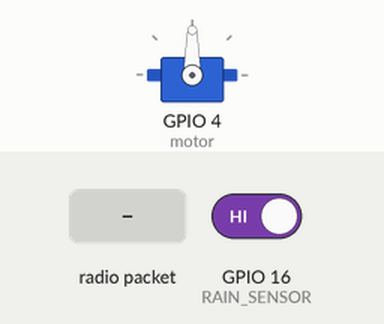
Simulated run of this sketch. Board: ESP32. On the bench: servo. The test bench sets the inputs (shaded band); at power-on: GPIO 16 (RAIN_SENSOR) HIGH. WiFi joins after 1.5 s; servers stay silent unless stated; no radio packets arrive unless stated; what the sketch prints to the serial monitor is not drawn.

Above: at 3.0 s.
3.1 s: radio packet "200" arrives
4.6 s: GPIO 16 (RAIN_SENSOR) driven LOW
Timing chart, 0 to 7.6 s (numbered marks = the images above; inputs shaded):
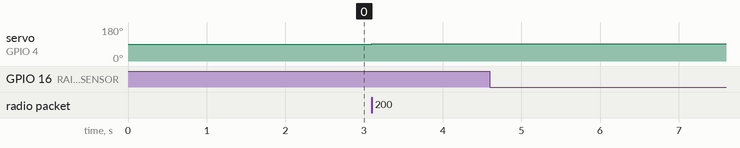

The sketch:

cradle_receiver.ino
```cpp
// Cradle receiver (ESP32)
// Receives wrist-band accelerometer data over nRF24L01 (SPI), maps the
// X-axis tilt to a servo angle to rock the cradle, and checks a raindrop
// (wet-bed) sensor on a non-blocking 2.5 s timer, sending a Blynk alert.

#define BLYNK_TEMPLATE_ID   "YOUR_TEMPLATE_ID"
#define BLYNK_TEMPLATE_NAME "BabyCradle"
#define BLYNK_AUTH_TOKEN    "YOUR_BLYNK_AUTH_TOKEN"
#define BLYNK_PRINT Serial

#include <Wire.h>
#include <RF24.h>
#include <ESP32Servo.h>
#include <WiFi.h>
#include <BlynkSimpleEsp32.h>

char auth[] = BLYNK_AUTH_TOKEN;
char ssid[] = "YOUR_WIFI_NAME";
char pass[] = "YOUR_WIFI_PASSWORD";

#define RAIN_SENSOR 16

BlynkTimer timer;
int flag = 0;
RF24 radio(22, 21);  // CE, CSN pins on ESP32
Servo motor;

// Called every 2.5 s by the timer: alert once when the bed becomes wet
void checkWetBed() {
  int sensorState = digitalRead(RAIN_SENSOR);

  if (sensorState == 0 && flag == 0) {
    Serial.println("Wet bed detected");
    Blynk.logEvent("notifications", "Wet bed detected");
    flag = 1;
  } else if (sensorState == 1) {
    flag = 0;
  }
}

void setup() {
  Serial.begin(9600);

  radio.begin();
  radio.openReadingPipe(1, 0xF0F0F0F0E1LL);  // Same address as the transmitter
  radio.startListening();

  motor.attach(4);  // Rocking servo on GPIO 4
  pinMode(RAIN_SENSOR, INPUT);

  Blynk.begin(auth, ssid, pass);
  timer.setInterval(2500L, checkWetBed);
}

void loop() {
  if (radio.available()) {
    char dataPacket[32];
    radio.read(&dataPacket, sizeof(dataPacket));

    // Parse the accelerometer packet
    int16_t ax, ay, az;
    sscanf(dataPacket, "%d,%d,%d", &ax, &ay, &az);

    // Map wrist tilt to a servo angle
    int servoAngle = map(ax, -16000, 16000, 0, 180);
    motor.write(constrain(servoAngle, 0, 180));

    Serial.print("Ax: ");  Serial.print(ax);
    Serial.print(", Ay: "); Serial.print(ay);
    Serial.print(", Az: "); Serial.print(az);
    Serial.print(", Servo: "); Serial.println(servoAngle);
  }

  Blynk.run();
  timer.run();
}
```

Measured:
- after the input at 3.1 s, servo on GPIO 4 (motor): 90° → 91° at once
- after the input at 4.6 s, every drawn part: stays the same
